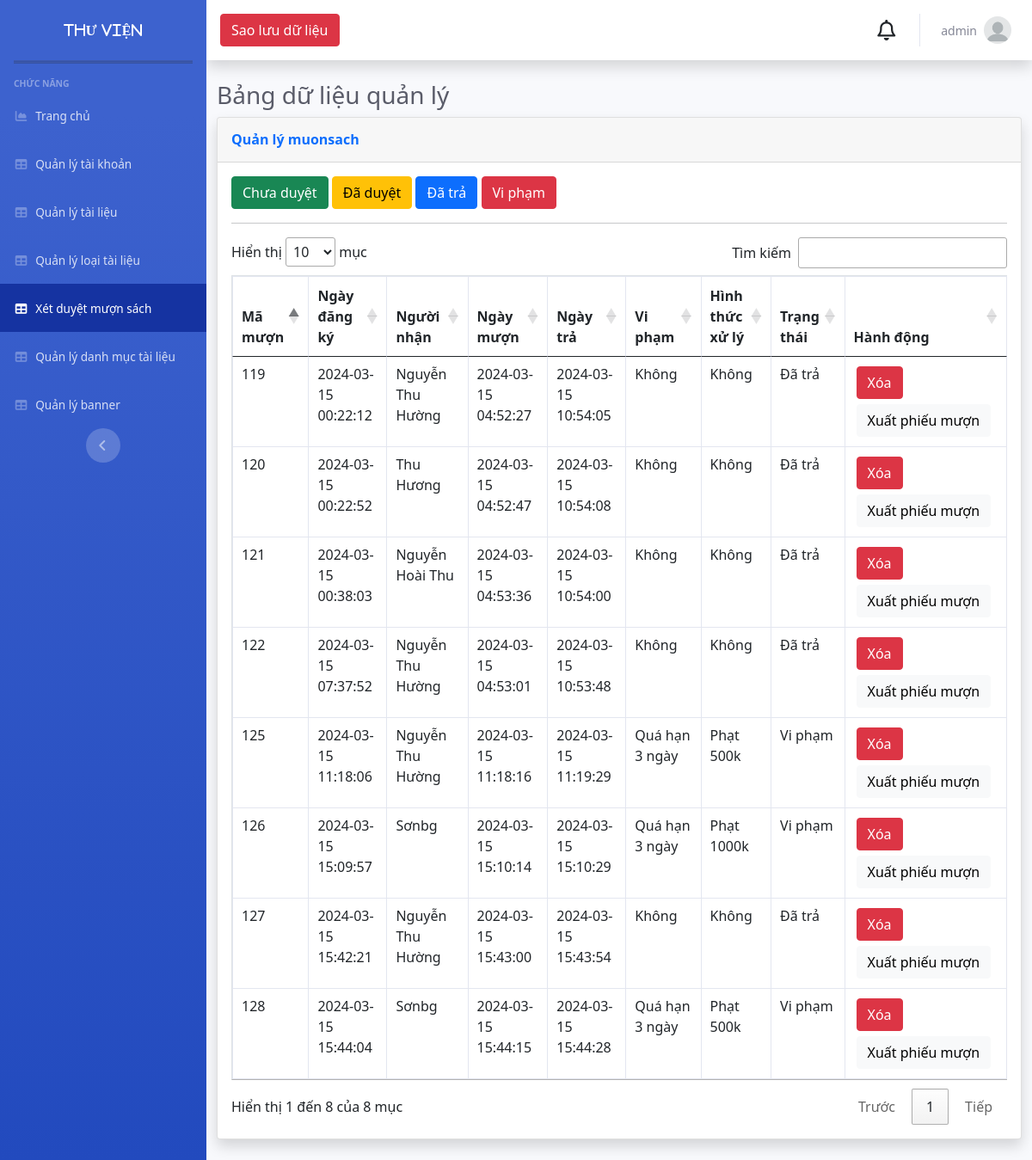
Page /Admin/index.php?mod=muonsach (signed in) on the committed database.
### tables this page shows
CREATE TABLE `muonsach` (
  `MaHD` int(11) NOT NULL,
  `MaND` int(11) NOT NULL,
  `NgayLap` datetime NOT NULL,
  `NguoiChoMuon` varchar(50) NOT NULL,
  `NgayMuon` varchar(20) NOT NULL,
  `NgayTra` varchar(100) NOT NULL,
  `ViPham` varchar(20) NOT NULL,
  `HinhThucXuLy` varchar(50) NOT NULL,
  `TrangThai` int(11) NOT NULL
);

### Admin/MVC/controllers/MuonSachController.php (called while the page is built, shortened)
<?php
class MuonSachController
{
    var $hoadon_model;
    public function __construct()
    {
        $this->hoadon_model = new Hoadon();
    }
    function list()
    {
        if (isset($_GET['id'])) {
            $id = $_GET['id'];
            if ($id > 4) {
                $id = 0;
            }
            $data = $this->hoadon_model->trangthai($id);
        } else {
            $data = $this->hoadon_model->All();
        }
        require_once("MVC/Views/Admin/index.php");
    }
}

### Admin/MVC/Models/connection.php (called while the page is built, shortened)
<?php
class Connection
{
    function __construct()
    {
        $severname = "localhost";
        $username = "root";
        $password = "";
        $db_name = "thuvien";
        $this->conn = new mysqli($severname, $username, $password, $db_name);
    }
}

### Admin/MVC/Models/model.php (called while the page is built, shortened)
<?php
require_once("connection.php");
class Model
{
    var $table;
    var $contens;
    function __construct()
    {
        $conn_obj = new Connection();
        $this->conn = $conn_obj->conn;
    }
    function All()
    {
        $query = "select * from $this->table ORDER BY $this->contens DESC ";
        require("result.php");
        return $data;
    }
}

### Admin/MVC/Models/result.php (called while the page is built)
<?php
$result = $this->conn->query($query);
$data = array();
while ($row = $result->fetch_assoc()) {
    $data[] = $row;
}
?>

### Admin/MVC/Views/muonsach/list.php (the view, shortened to what this page needs)
<a href="?mod=muonsach&id=0" type="button" class="btn btn-success">Chưa duyệt</a>
<a href="?mod=muonsach&id=1" type="button" class="btn btn-warning">Đã duyệt</a>
<a href="?mod=muonsach&id=2" type="button" class="btn btn-primary">Đã trả</a>
<a href="?mod=muonsach&id=3" type="button" class="btn btn-danger">Vi phạm</a>
<hr>
<table class="table table-bordered" id="dataTable" width="100%" cellspacing="0">
  <thead>
    <tr>
      <th scope="col">Mã mượn</th>
      <th scope="col">Ngày đăng ký</th>
      <th scope="col">Người nhận</th>
      <th scope="col">Ngày mượn</th>
      <th scope="col">Ngày trả</th>
      <th scope="col">Vi phạm</th>
      <th scope="col">Hình thức xử lý</th>
      <th scope="col">Trạng thái</th>
      <th>Hành động</th>
    </tr>
  </thead>
  <tbody>
    <?php
    foreach ($data as $row) { ?>
      <tr>
        <td><?= $row['MaHD'] ?></td>
        <td><?= $row['NgayLap'] ?></td>
        <td><?= $row['NguoiChoMuon'] ?></td>
        <td><?= $row['NgayMuon'] ?></td>
        <td><?= $row['NgayTra'] ?></td>
        <td><?= $row['ViPham'] ?></td>
        <td><?= $row['HinhThucXuLy'] ?></td>
        <td><?php if ($row['TrangThai'] == 0) {
              echo 'Chưa xét duyệt';
            } else if ($row['TrangThai'] == 1) {
              echo 'Đang mượn';
            } else if ($row['TrangThai'] == 2) {
              echo 'Đã trả';
            } else if ($row['TrangThai'] == 3) {
              echo 'Vi phạm';
            } else {
              echo "Mượn sách bị huỷ do: " . $row['lyDoHuy'];
            }
            ?></td>
        <td>
          <?php
          if ((isset($_SESSION['isLogin_Admin']) && $_SESSION['isLogin_Admin']) ||  (isset($_SESSION['isLogin_AdminTong']) && $_SESSION['isLogin_AdminTong'])) {
          ?>
            <a style="    margin: 3px;" href="?mod=muonsach&act=delete&id=<?= $row['MaHD'] ?>" onclick="return confirm('Bạn có thật sự muốn xóa ?');" type="button" class="btn btn-danger">Xóa</a>
          <?php
          }
          ?>
          <a style="    margin: 3px;" target="_blank" href="?mod=muonsach&act=xuat&id=<?= $row['MaHD'] ?>" class="btn btn-light">Xuất phiếu mượn</a>
        </td>
      </tr>
    <?php
    } ?>
</table>
<link rel="stylesheet" href="//cdn.datatables.net/1.11.2/css/jquery.dataTables.min.css">

### rows in the picture
muonsach: MaHD "128", NgayLap "2024-03-15 15:44:04", NguoiChoMuon "Sơnbg", NgayMuon "2024-03-15 15:44:15", NgayTra "2024-03-15 15:44:28", ViPham "Quá hạn 3 ngày", HinhThucXuLy "Phạt 500k", TrangThai "Vi phạm"
muonsach: MaHD "127", NgayLap "2024-03-15 15:42:21", NguoiChoMuon "Nguyễn Thu Hường", NgayMuon "2024-03-15 15:43:00", NgayTra "2024-03-15 15:43:54", ViPham "Không", HinhThucXuLy "Không", TrangThai "Đã trả"
muonsach: MaHD "126", NgayLap "2024-03-15 15:09:57", NguoiChoMuon "Sơnbg", NgayMuon "2024-03-15 15:10:14", NgayTra "2024-03-15 15:10:29", ViPham "Quá hạn 3 ngày", HinhThucXuLy "Phạt 1000k", TrangThai "Vi phạm"
muonsach: MaHD "125", NgayLap "2024-03-15 11:18:06", NguoiChoMuon "Nguyễn Thu Hường", NgayMuon "2024-03-15 11:18:16", NgayTra "2024-03-15 11:19:29", ViPham "Quá hạn 3 ngày", HinhThucXuLy "Phạt 500k", TrangThai "Vi phạm"
muonsach: MaHD "122", NgayLap "2024-03-15 07:37:52", NguoiChoMuon "Nguyễn Thu Hường", NgayMuon "2024-03-15 04:53:01", NgayTra "2024-03-15 10:53:48", ViPham "Không", HinhThucXuLy "Không", TrangThai "Đã trả"
muonsach: MaHD "121", NgayLap "2024-03-15 00:38:03", NguoiChoMuon "Nguyễn Hoài Thu", NgayMuon "2024-03-15 04:53:36", NgayTra "2024-03-15 10:54:00", ViPham "Không", HinhThucXuLy "Không", TrangThai "Đã trả"
muonsach: MaHD "120", NgayLap "2024-03-15 00:22:52", NguoiChoMuon "Thu Hương", NgayMuon "2024-03-15 04:52:47", NgayTra "2024-03-15 10:54:08", ViPham "Không", HinhThucXuLy "Không", TrangThai "Đã trả"
muonsach: MaHD "119", NgayLap "2024-03-15 00:22:12", NguoiChoMuon "Nguyễn Thu Hường", NgayMuon "2024-03-15 04:52:27", NgayTra "2024-03-15 10:54:05", ViPham "Không", HinhThucXuLy "Không", TrangThai "Đã trả"

### other values in the picture
$_SESSION['login']['TaiKhoan'] "admin"
$mod "muonsach"
